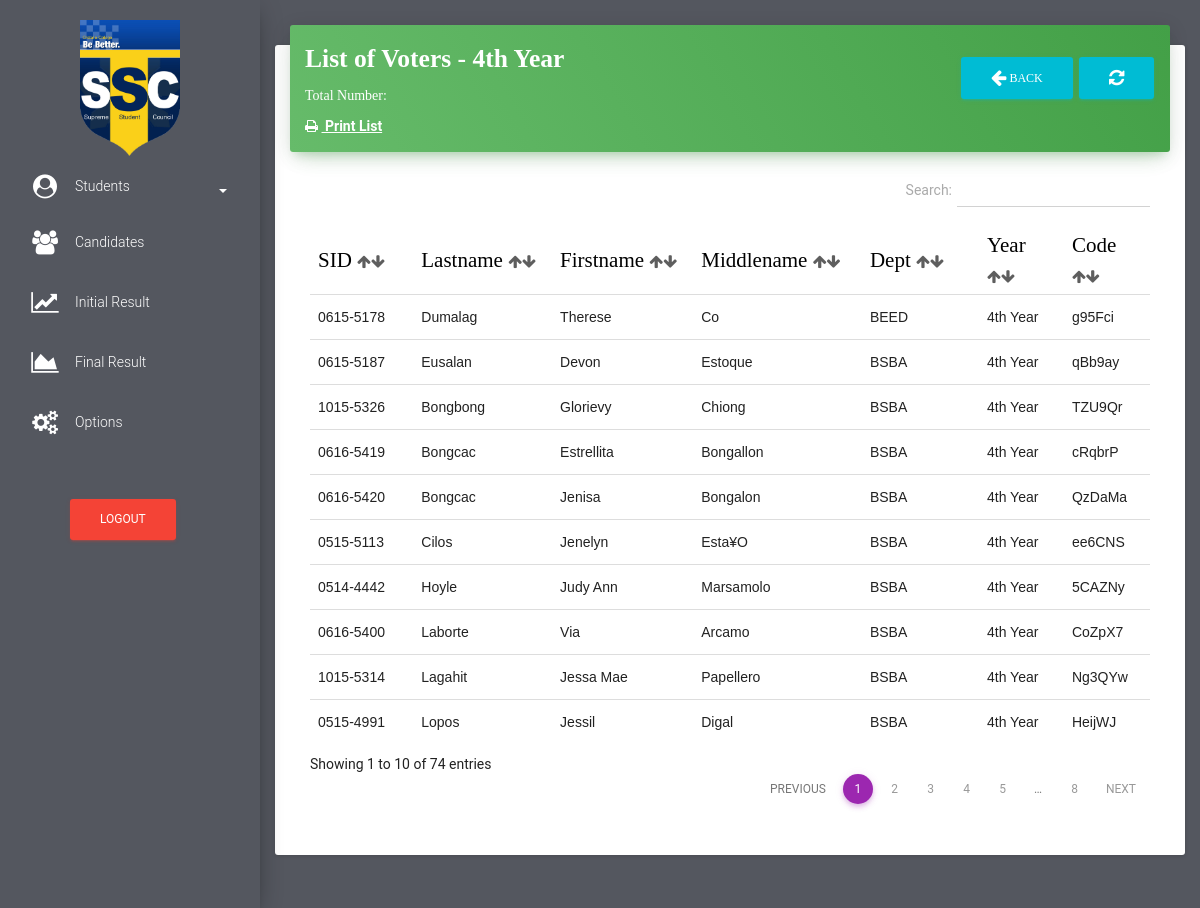
Page /4thyear/list_of_total_voters_4thyear.php (signed in) on the committed database.
### tables this page shows
CREATE TABLE `students` (
  `id` int(255) NOT NULL,
  `stud_id` varchar(11) NOT NULL,
  `stud_lastname` varchar(255) NOT NULL,
  `stud_firstname` varchar(255) NOT NULL,
  `stud_middlename` varchar(500) NOT NULL,
  `stud_department` varchar(255) NOT NULL,
  `stud_year` varchar(255) NOT NULL,
  `code_to_vote` varchar(255) NOT NULL,
  `stud_status` varchar(100) NOT NULL,
  `voting_status` varchar(255) NOT NULL,
  `stud_block_status` varchar(255) NOT NULL
);

### 4thyear/list_of_total_voters_4thyear.php (the view, shortened to what this page needs)
<!doctype html>
<html lang="en">
<head>
    <link href="../assets/css/bootstrap.min.css" rel="stylesheet" />
    <link href="../assets/css/material-dashboard.css?v=1.2.0" rel="stylesheet" />
    <link href="../font-awesome/css/font-awesome.css" rel="stylesheet">
    <link href="../assets/css/datatables.min.css" rel="stylesheet">
</head>
<body>
    <div class="wrapper" style="background-color: #54575F">
        <div class="sidebar">
           <div class="sidebar-wrapper">
                 <ul class="nav">
                    <center>
                       <img src="../img/favicon.png" width="100px" height="100%" class="" alt="Ce-C Palaro 2019">
                    </center>
                    <li>
                        <a href="#pagepeople" data-toggle="collapse" aria-expanded="false" class="dropdown-toggle"><i class="fa fa-user-circle" style="color: white;margin-top: -5px"></i> <span style="color:white">Students</span><b class="caret" style="margin-left: 5%;color:white"></b></a>
                    </li>
                    <li>
                        <a href="../candidates.php">
                            <i class="fa fa-users" style="color: white"></i>
                            <p style="color: white">Candidates</p>
                        </a>
                    </li>
                    <li>
                        <a href="../initial_result.php">
                            <i class="fa fa-line-chart" style="color: white"></i>
                            <p style="color: white">Initial Result</p>
                        </a>
                    </li>
                    <li>
                        <a href="../final_result.php">
                            <i class="fa fa-area-chart" style="color: white"></i>
                            <p style="color: white">Final Result</p>
                        </a>
                    </li>
                    <li>
                        <a href="../my_account.php">
                            <i class="fa fa-cogs" style="color: white"></i>
                            <p style="color: white">Options</p>
                        </a>
                    </li>
                     <li>
                        <br>
                        <br>
                        <form method="post">
                                    <button class = "btn btn-danger" type='button' data-toggle="modal" data-target="#exampleModal20000" style="margin-left: 70px">Logout</button>
                                </form>
                    </li>
                </ul>
            </div>
        </div>
        <div class="main-panel">
            <nav class="navbar navbar-transparent navbar-absolute">
            </nav>
            <div class="content">
                <div class="container-fluid">
                    <div class="row">
                        <div class="col" style="margin-top: -80px">
                            <div class="card">
                                <div class="card-header" data-background-color="green">
                                    <form method="POST">
                                        <h3 class="title" style="font-family: Fjalla One"><b>List of Voters - 4th Year</b><a href="list_of_total_voters_4thyear.php" class = "btn btn-info text-info" type='button' style="float: right;margin-top: 17px;margin-left: 5px" ><i class="fa fa-refresh"></i></a><a href="students_4th_year.php" class = "btn btn-info text-info" type='button' style="float: right;margin-top: 17px;" ><i class="fa fa-arrow-left fa-10x"></i> Back</a></h3>
                                    </form>
                                    <div class="col">
                                        <p style="color: white;font-family: consolas">Total Number: <b><a href=""><text id="total4thyear" style="color:yellow;font-size: 20px">
                                              </text></a></b></p>
                                    </div>
                                    <div class="col">
                                         <b><a href="../fpdf/studentlistpdf_students4thyear.php" target="_blank"><i class="fa fa-print"></i> <text  style="text-decoration: underline;">&nbsp;Print List</text></a></b>
                                    </div>
                                </div>
                                <div class="card-content table-responsive">
                                    <table class="table table-condensed table-sm" id="dtTable">
                                        <thead style="font-weight: bold;color: black;font-size: 150%;font-family: Fjalla One">
                                            <th>SID <i class="fa fa-arrow-up" style="font-size: 15px;color: #5E5E5E"><i class="fa fa-arrow-down"></i></i></th>
                                            <th>Lastname <i class="fa fa-arrow-up" style="font-size: 15px;color: #5E5E5E"><i class="fa fa-arrow-down"></i></i></th>
                                            <th>Firstname <i class="fa fa-arrow-up" style="font-size: 15px;color: #5E5E5E"><i class="fa fa-arrow-down"></i></i></th>
                                            <th>Middlename <i class="fa fa-arrow-up" style="font-size: 15px;color: #5E5E5E"><i class="fa fa-arrow-down"></i></i></th>
                                            <th>Dept <i class="fa fa-arrow-up" style="font-size: 15px;color: #5E5E5E"><i class="fa fa-arrow-down"></i></i></th>
                                            <th>Year <i class="fa fa-arrow-up" style="font-size: 15px;color: #5E5E5E"><i class="fa fa-arrow-down"></i></i></th>
                                            <th>Code<i class="fa fa-arrow-up" style="font-size: 15px;color: #5E5E5E"><i class="fa fa-arrow-down"></i></i></th>
                                        </thead>
                                        <tbody style="font-family: arial">
                <?php
                        $link = mysqli_connect("localhost","root","19976112","election");
                        $sql = mysqli_query($link,"SELECT * FROM students where stud_year = '4th Year' ORDER BY stud_department,stud_lastname ASC");
                        for($a = 0 ; $a < $num_rows = mysqli_fetch_array($sql) ; $a++ )
                        {
                            $stud_idd = $num_rows['stud_id'];
                            $stud_fname = $num_rows['stud_firstname'];
                            $stud_lname = $num_rows['stud_lastname'];
                            $middle_initial = $num_rows['stud_middlename'];
                            $dept = $num_rows['stud_department'];
                            $stud_year = $num_rows['stud_year'];
                            $code_no = $num_rows['code_to_vote'];
                            ?>
                            <tr>
                                <td><?=$stud_idd;?></td>
                                <td ><?=$stud_lname;?></td>
                                <td><?=$stud_fname;?></td>
                                <td><?=$middle_initial;?></td>
                                <td><?=$dept;?></td>
                                <td><?=$stud_year;?></td>
                                <td><?=$code_no;?></td>
                            </tr>
                      <?php  } ?>
                                        </tbody>
                                    </table>
                                </div>
                            </div>
                        </div>
                    </div>
                </div>
            </div>
        </div>
    </div>
</body>
</html>

### rows in the picture
students: stud "0615-5178", stud_lastname "Dumalag", stud_firstname "Therese", stud_middlename "Co", stud_department "BEED", stud_year "4th Year", code_to_vote "g95Fci"
students: stud "1015-5326", stud_lastname "Bongbong", stud_firstname "Glorievy", stud_middlename "Chiong", stud_department "BSBA", stud_year "4th Year", code_to_vote "TZU9Qr"
students: stud "0616-5419", stud_lastname "Bongcac", stud_firstname "Estrellita", stud_middlename "Bongallon", stud_department "BSBA", stud_year "4th Year", code_to_vote "cRqbrP"
students: stud "0616-5420", stud_lastname "Bongcac", stud_firstname "Jenisa", stud_middlename "Bongalon", stud_department "BSBA", stud_year "4th Year", code_to_vote "QzDaMa"
students: stud "0515-5113", stud_lastname "Cilos", stud_firstname "Jenelyn", stud_middlename "Esta¥O", stud_department "BSBA", stud_year "4th Year", code_to_vote "ee6CNS"
students: stud "0615-5187", stud_lastname "Eusalan", stud_firstname "Devon", stud_middlename "Estoque", stud_department "BSBA", stud_year "4th Year", code_to_vote "qBb9ay"
students: stud "0514-4442", stud_lastname "Hoyle", stud_firstname "Judy Ann", stud_middlename "Marsamolo", stud_department "BSBA", stud_year "4th Year", code_to_vote "5CAZNy"
students: stud "0616-5400", stud_lastname "Laborte", stud_firstname "Via", stud_middlename "Arcamo", stud_department "BSBA", stud_year "4th Year", code_to_vote "CoZpX7"
students: stud "1015-5314", stud_lastname "Lagahit", stud_firstname "Jessa Mae", stud_middlename "Papellero", stud_department "BSBA", stud_year "4th Year", code_to_vote "Ng3QYw"
students: stud "0515-4991", stud_lastname "Lopos", stud_firstname "Jessil", stud_middlename "Digal", stud_department "BSBA", stud_year "4th Year", code_to_vote "HeijWJ"
